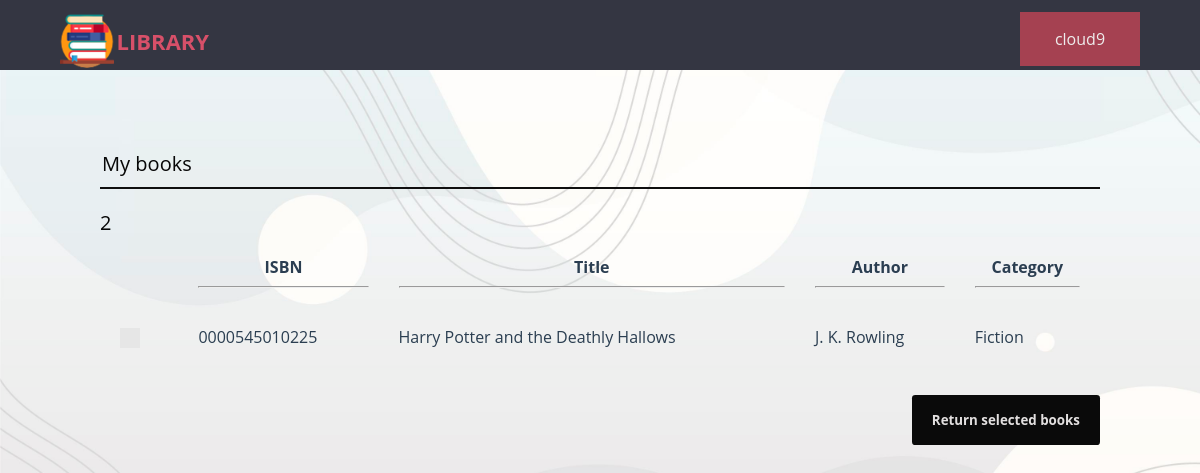
/Member/my_books.php (signed in), run on the app's committed database.
### tables this page shows
CREATE TABLE `pending_book_requests` (
  `request_id` int(11) NOT NULL,
  `member` varchar(20) NOT NULL,
  `book_isbn` varchar(13) NOT NULL,
  `time` timestamp NOT NULL DEFAULT CURRENT_TIMESTAMP
);

CREATE TABLE `book` (
  `isbn` char(13) NOT NULL,
  `title` varchar(80) NOT NULL,
  `author` varchar(80) NOT NULL,
  `category` varchar(80) NOT NULL,
  `price` int(4) UNSIGNED NOT NULL,
  `copies` int(10) UNSIGNED NOT NULL
);

### Member/my_books.php (the view, shortened to what this page needs)
<?php
	require "../db_connect.php";
?>
<html>
	<head>
		<link rel="stylesheet" type="text/css" href="../css/global_styles.css">
		<link rel="stylesheet" type="text/css" href="../css/custom_checkbox_style.css">
		<link rel="stylesheet" type="text/css" href="CSS/my_books_style.css">
		<link rel="stylesheet" type="text/css" href="CSS/header_member_style.css" />
	</head>
	<body>
	<header>
			<div id="cd-logo">
				<a href="../">
					<img src="../img/books.png" alt="Logo" />
					<p>LIBRARY</p>
				</a>
			</div>
			<div class="dropdown">
				<button class="dropbtn">
					<p id="librarian-name"><?php echo $_SESSION['username'] ?></p>
				</button>
			</div>
		</header>
		<?php
			$query = $con->prepare("SELECT book_isbn FROM pending_book_requests WHERE member = ?;");
			$query->bind_param("s", $_SESSION['username']);
			$query->execute();
			$result = $query->get_result();
			$rows = mysqli_num_rows($result);
			if($rows == 0)
				echo "<h2 align='center'>No books currently issued</h2>";
			else
			{
				echo "<form class='cd-form' method='POST' action='#'>";
				echo "<legend>My books</legend>";
				echo"<table width='100%' cellpadding='10' cellspacing='10'>
						<tr>
							<th></th>
							<th>ISBN<hr></th>
							<th>Title<hr></th>
							<th>Author<hr></th>
							<th>Category<hr></th>
						</tr>";
				for($i=0; $i<$rows; $i++)
				{
					$isbn = mysqli_fetch_array($result)[0];
					if($isbn != NULL)
					{
						$query = $con->prepare("SELECT title, author, category FROM book WHERE isbn = ?;");
						$query->bind_param("s", $isbn);
						$query->execute();
						$innerRow = mysqli_fetch_array($query->get_result());
						echo "<tr>
								<td>
									<label class='control control--checkbox'>
										<input type='checkbox' name='cb_book".$i."' value='".$isbn."'>
										<div class='control__indicator'></div>
									</label>
								</td>";
						echo "<td>".$isbn."</td>";
						for($j=0; $j<3; $j++)
							echo "<td>".$innerRow[$j]."</td>";
						echo "</tr>";
					}
				}
				echo "</table><br />";
				echo "<input type='submit' name='b_return' value='Return selected books' />";
				echo "</form>";
			}
		?>
	</body>
</html>

### CSS/global_styles.css (style rules this page uses)
*, *::after, *::before { -webkit-box-sizing: border-box; -moz-box-sizing: border-box; box-sizing: border-box; }
html { font-size: 62.5%; }
body { font-size: 1.8rem; font-family: "Open Sans", sans-serif; color: #2b3e51; background-color: white; }

### CSS/custom_checkbox_style.css (style rules this page uses)
.control { font-size: 18px; position: relative; display: block; margin-bottom: 15px; padding-left: 30px; cursor: pointer; }
.control__indicator { position: absolute; top: -2px; left: 0; width: 20px; height: 20px; background: #e6e6e6; }
.control__indicator:after { position: absolute; display: none; content: ''; }
.control--checkbox .control__indicator:after { top: 4px; left: 8px; width: 5px; height: 10px; transform: rotate(45deg); border: solid #fff; border-width: 0 2px 2px 0; }

### Member/CSS/my_books_style.css (style rules this page uses)
.cd-form { width: 90%; max-width: 1000px; margin: 4em auto; font-size: 2rem; color: #070707; margin-bottom: 10px; display: block; }
.cd-form::after { clear: both; content: ""; display: table; }
.cd-form legend { padding-bottom: 10px; margin-bottom: 20px; font-size: 2rem; border-bottom: 2px solid #0f0f0f; }
.cd-form legend { display: block; width: 100%; -webkit-appearance: none; -moz-appearance: none; -ms-appearance: none; -o-appearance: none; appearance: none; }
.cd-form input[type="submit"] { border: none; background: #0a0a0a; border-radius: .25em; padding: 16px 20px; color: #e2dfdf; font-family: "Open Sans", sans-serif; font-weight: bold; float: right; cursor: pointer; -webkit-font-smoothing: antialiased; -moz-osx-font-smoothing: grayscale; -webkit-appearance: none; -moz-appearance: none; -ms-appearance: none; -o-appearance: none; appearance: none; }

### Member/CSS/header_member_style.css (style rules this page uses)
html * { -webkit-font-smoothing: antialiased; -moz-osx-font-smoothing: grayscale; }
*, *:after, *:before { -webkit-box-sizing: border-box; -moz-box-sizing: border-box; box-sizing: border-box; }
body { font-size: 100%; font-family: "Open Sans", sans-serif; background-color: rgb(170, 162, 162); background: url("/img/4853433.jpg"); background-position: center; background-repeat: no-repeat; background-size: cover; margin: auto; }
img { max-width: 100%; }
header { position: relative; height: 50px; background: #343642; }
header #cd-logo { float: left; margin: 0 0 0 5%; -webkit-transform-origin: 0 50%; -moz-transform-origin: 0 50%; -ms-transform-origin: 0 50%; -o-transform-origin: 0 50%; transform-origin: 0 50%; -webkit-transform: scale(0.8); -moz-transform: scale(0.8); -ms-transform: scale(0.8); -o-transform: scale(0.8); transform: scale(0.8); }
header #cd-logo img , header #cd-logo p { display: inline-block; vertical-align: middle; }
header #cd-logo p { font-size: 2.2rem !important; color: #d75069; font-weight: bold; font-size: 1.4rem; }
header::after { content: ''; display: table; clear: both; }
header a { text-decoration: none; }
@media only screen and (min-width: 768px) { header { height: 70px; } }
@media only screen and (min-width: 768px) { header #cd-logo { margin: 4px 0 0 5%; -webkit-transform: scale(1); -moz-transform: scale(1); -ms-transform: scale(1); -o-transform: scale(1); transform: scale(1); } }
.dropbtn { background-color: #a54151; margin-top: 10%; color: rgb(238, 236, 236); min-width: 120px; padding: 0 8px 0 8px; font-size: 16px; font-family: "Open Sans", sans-serif; border: none; cursor: pointer; }
#librarian-name { margin-left: auto; }
.dropdown { position: relative; display: inline-block; float: right; margin-right: 5%; }

### data on the page
pending_book_requests: book_isbn "0000545010225", book.title "Harry Potter and the Deathly Hallows", book.author "J. K. Rowling", book.category "Fiction"

### other printed values
$_SESSION['username'] "cloud9"
